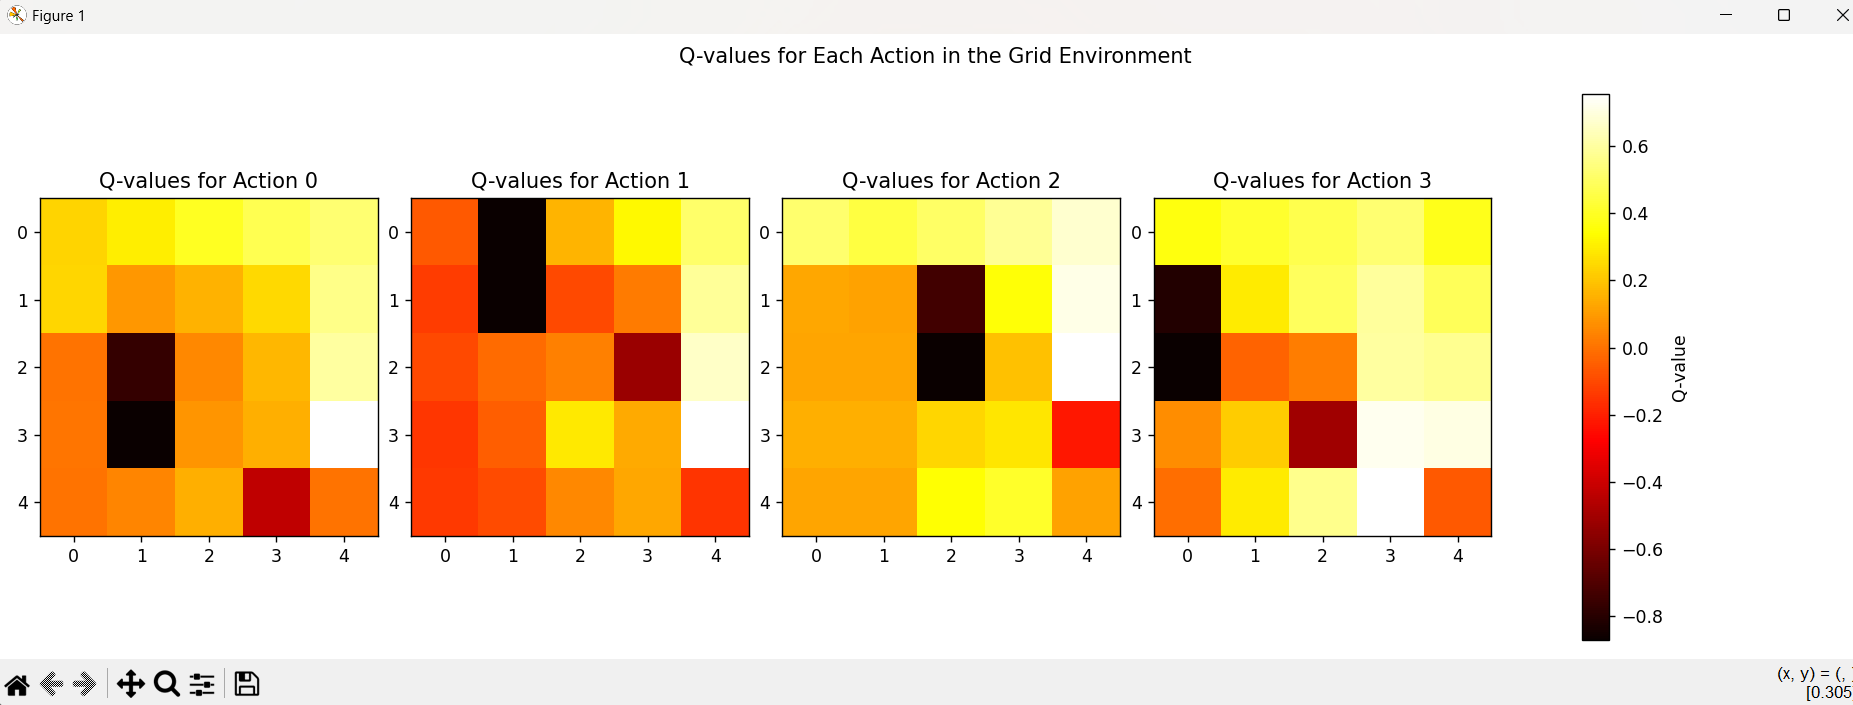

Recreate this plot in Python.
import numpy as np
import matplotlib.pyplot as plt

# Parameters
grid_size = 5
num_episodes = 500
learning_rate = 0.1
discount_factor = 0.9
epsilon = 1.0
epsilon_decay = 0.99
epsilon_min = 0.01

# Action space: 0 - Up, 1 - Down, 2 - Left, 3 - Right
actions = [0, 1, 2, 3]
q_table = np.zeros((grid_size, grid_size, len(actions)))

# Rewards setup
goal = (4, 4)
obstacles = [(1, 1), (2, 1), (3, 3)]
rewards = np.zeros((grid_size, grid_size))
rewards[goal] = 1  # Reward for reaching the goal
for obs in obstacles:
    rewards[obs] = -1  # Penalty for hitting obstacles

def get_state(position):
    return position[0], position[1]

# Training the agent
for episode in range(num_episodes):
    position = (0, 0)  # Start position
    total_reward = 0

    while position != goal:
        if np.random.rand() < epsilon:
            action = np.random.choice(actions)  # Explore
        else:
            action = np.argmax(q_table[position[0], position[1]])  # Exploit

        # Move based on the action
        if action == 0 and position[0] > 0:  # Up
            new_position = (position[0] - 1, position[1])
        elif action == 1 and position[0] < grid_size - 1:  # Down
            new_position = (position[0] + 1, position[1])
        elif action == 2 and position[1] > 0:  # Left
            new_position = (position[0], position[1] - 1)
        elif action == 3 and position[1] < grid_size - 1:  # Right
            new_position = (position[0], position[1] + 1)
        else:
            new_position = position  # Stay in place if out of bounds

        # Update reward and Q-value
        reward = rewards[new_position]
        total_reward += reward
        q_table[position[0], position[1], action] += learning_rate * (
            reward + discount_factor * np.max(q_table[new_position[0], new_position[1]]) - 
            q_table[position[0], position[1], action]
        )
        position = new_position  # Move to new position

    # Decay epsilon
    epsilon = max(epsilon_min, epsilon * epsilon_decay)

print("Training completed.")

# Visualization of learned Q-values
fig, axs = plt.subplots(1, len(actions), figsize=(15, 5))

for i in range(len(actions)):
    axs[i].imshow(q_table[:, :, i], cmap='hot', interpolation='nearest')
    axs[i].set_title(f'Q-values for Action {i}')
    axs[i].set_xticks(np.arange(grid_size))
    axs[i].set_yticks(np.arange(grid_size))
    axs[i].set_xticklabels(np.arange(grid_size))
    axs[i].set_yticklabels(np.arange(grid_size))
    axs[i].grid(False)

plt.suptitle('Q-values for Each Action in the Grid Environment')
plt.tight_layout()
plt.colorbar(axs[0].imshow(q_table[:, :, 0], cmap='hot', interpolation='nearest'), ax=axs, orientation='vertical', label='Q-value')
plt.show()
